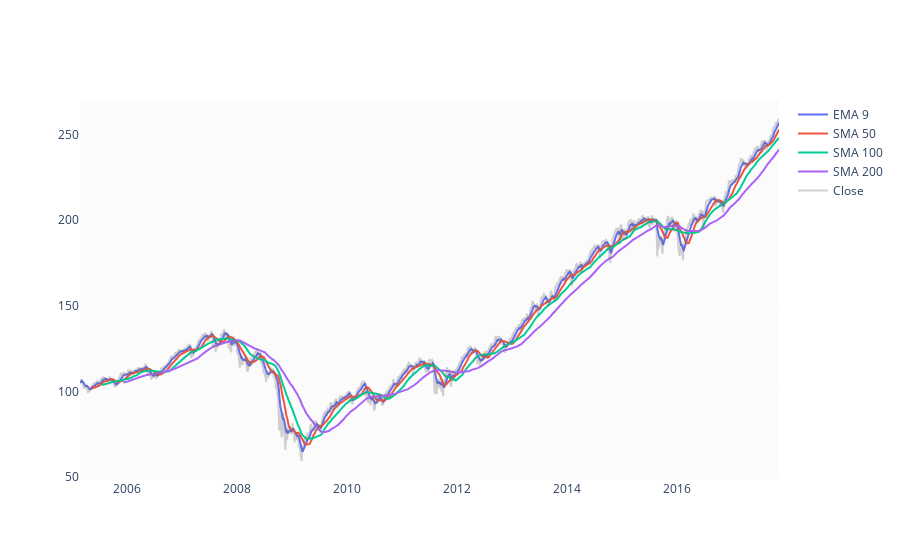

The code cell stored with this chart in its notebook:
### Code cell
df['EMA_9'] = df['Close'].ewm(9).mean().shift() #9日的指数移动平均线,.shift() 用于将这些平均线向前移动一个时间单位，以便与收盘价对齐。
df['SMA_50'] = df['Close'].rolling(50).mean().shift() #50日的简单移动平均线
df['SMA_100'] = df['Close'].rolling(100).mean().shift() #100日的简单移动平均线 
df['SMA_200'] = df['Close'].rolling(200).mean().shift() #200日的简单移动平均线

fig = go.Figure()
fig.add_trace(go.Scatter(x=df.Date, y=df.EMA_9, name='EMA 9'))
fig.add_trace(go.Scatter(x=df.Date, y=df.SMA_50, name='SMA 50'))
fig.add_trace(go.Scatter(x=df.Date, y=df.SMA_100, name='SMA 100'))
fig.add_trace(go.Scatter(x=df.Date, y=df.SMA_200, name='SMA 200'))
fig.add_trace(go.Scatter(x=df.Date, y=df.Close, name='Close', line_color='dimgray', opacity=0.3))
fig.show()

### Figure 1 — Plotly figure (JSON) as saved in the notebook; plotly's stock layout.template omitted (floating-point values rounded to 4 significant figures; data arrays with more than 128 entries replaced by an {"elided": "..."} marker saying what was removed)
{"data": [{"name": "EMA 9", "type": "scatter", "x": {"elided": "3201 str values"}, "y": {"elided": "3201 float values"}}, {"name": "SMA 50", "type": "scatter", "x": {"elided": "3201 str values"}, "y": {"elided": "3201 float values"}}, {"name": "SMA 100", "type": "scatter", "x": {"elided": "3201 str values"}, "y": {"elided": "3201 float values"}}, {"name": "SMA 200", "type": "scatter", "x": {"elided": "3201 str values"}, "y": {"elided": "3201 float values"}}, {"line": {"color": "dimgray"}, "name": "Close", "opacity": 0.3, "type": "scatter", "x": {"elided": "3201 str values"}, "y": {"elided": "3201 float values"}}], "layout": {}}
